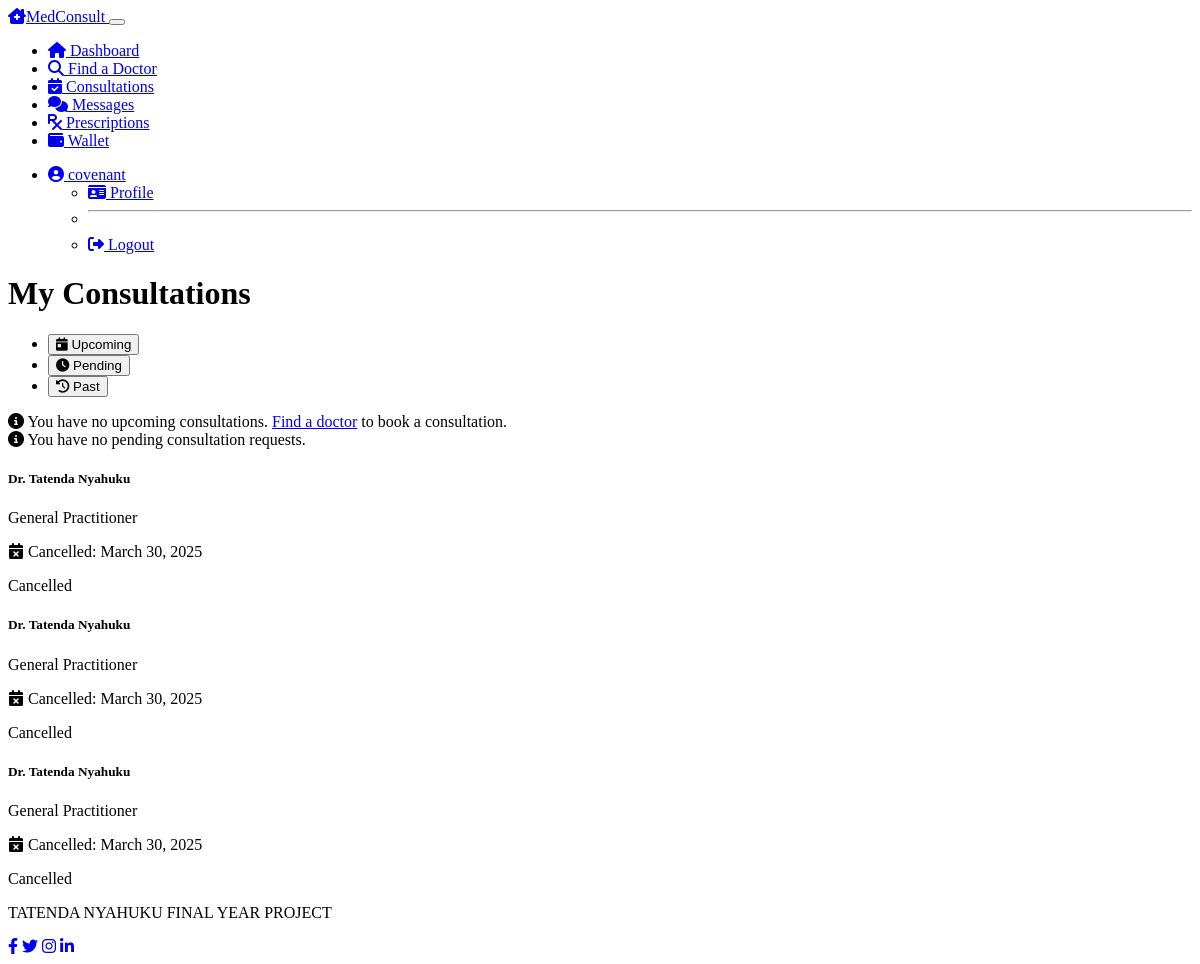
The app's page /patient/consultations (signed in), older data.
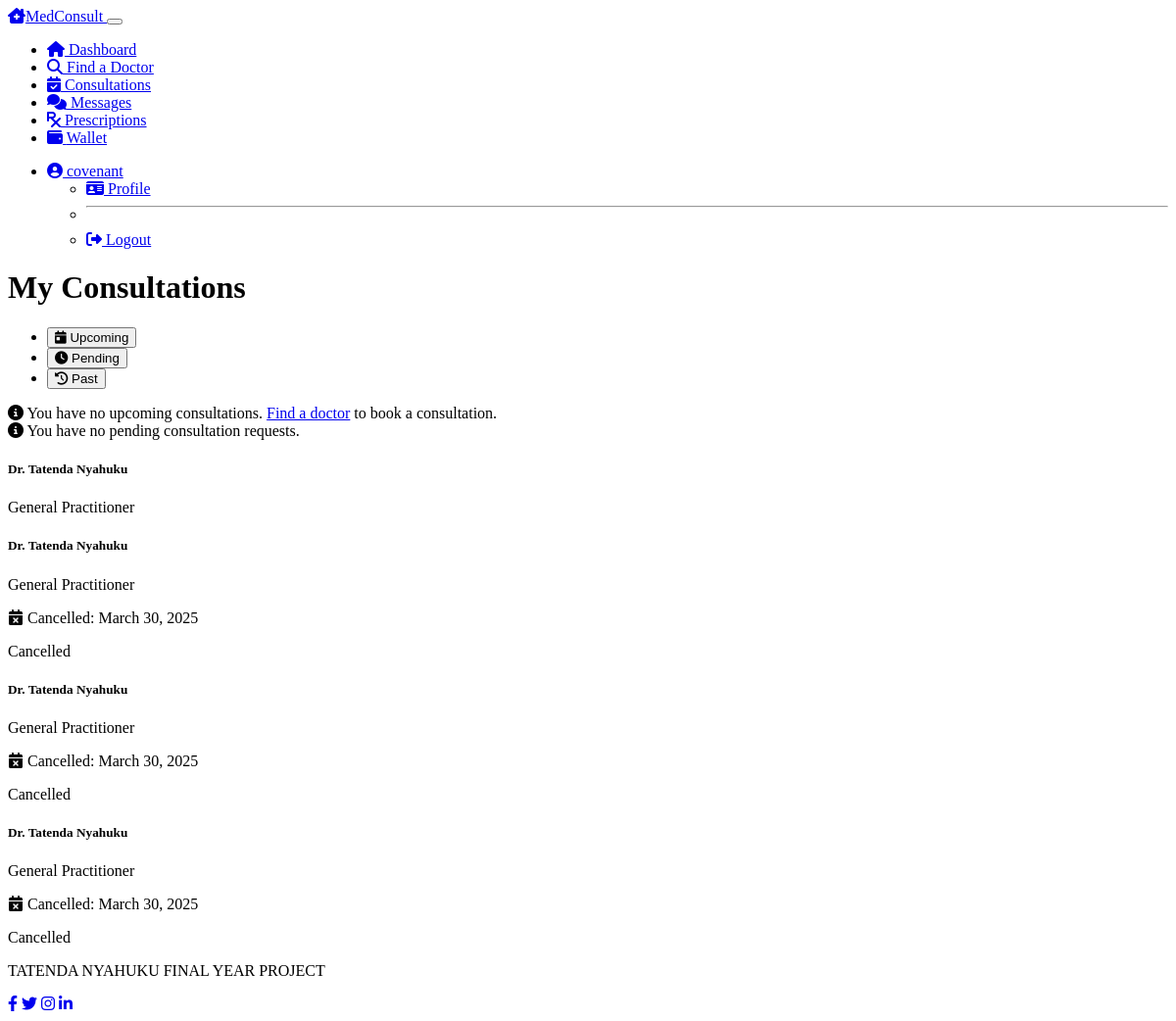
The same page, newer data.
### models.py (models this page shows, shortened)
class Consultation(db.Model):
    __tablename__ = 'consultations'
    id = db.Column(db.Integer, primary_key=True)
    patient_id = db.Column(db.Integer, db.ForeignKey('patients.id'), nullable=False)
    doctor_id = db.Column(db.Integer, db.ForeignKey('doctors.id'), nullable=False)
    status = db.Column(db.String(50), default='requested')  # requested, accepted, rejected, completed, cancelled
    proposed_fee = db.Column(db.Float, nullable=False)
    final_fee = db.Column(db.Float, nullable=True)
    scheduled_time = db.Column(db.DateTime, nullable=True)
    created_at = db.Column(db.DateTime, default=datetime.utcnow)
    completed_at = db.Column(db.DateTime, nullable=True)
    messages = db.relationship('Message', backref='consultation', lazy=True)
    prescriptions = db.relationship('Prescription', backref='consultation', lazy=True)

class Doctor(db.Model):
    __tablename__ = 'doctors'
    id = db.Column(db.Integer, primary_key=True)
    user_id = db.Column(db.Integer, db.ForeignKey('users.id'), nullable=False)
    first_name = db.Column(db.String(50), nullable=False)
    last_name = db.Column(db.String(50), nullable=False)
    specialty = db.Column(db.String(100), nullable=False)
    license_number = db.Column(db.String(50), nullable=False)
    qualifications = db.Column(db.Text, nullable=True)
    min_fee = db.Column(db.Float, nullable=False)
    max_fee = db.Column(db.Float, nullable=False)
    is_verified = db.Column(db.Boolean, default=False)
    consultations = db.relationship('Consultation', backref='doctor', lazy=True)

### routes.py (the view)
@app.route('/patient/consultations')
@login_required
@patient_required
def patient_consultations():
    consultations = Consultation.query.filter_by(
        patient_id=current_user.patient.id
    ).order_by(Consultation.created_at.desc()).all()
    return render_template('patient/consultations.html',
                          title='My Consultations',
                          consultations=consultations,
                          now=datetime.utcnow,
                          timedelta=timedelta)

### models.py (called while the page is built)
@login_manager.user_loader
def load_user(user_id):
    user = User.query.get(int(user_id))
    if user:
        return user
    return None

### routes.py (called while the page is built)
def patient_required(f):
    @wraps(f)
    def decorated_function(*args, **kwargs):
        if not current_user.is_authenticated or current_user.role != 'patient':
            flash('Access denied: Patient access required', 'danger')
            return redirect(url_for('login'))
        return f(*args, **kwargs)
    return decorated_function

### templates/patient/consultations.html (shortened to what the changed rows need)
{% extends "layout.html" %}
{% block content %}
<div class="row mb-4">
    <div class="col-12">
        <h1 class="mb-4">My Consultations</h1>
        <div class="tab-content" id="consultationsTabContent">
                {% set upcoming_consultations = consultations|selectattr('status', 'equalto', 'accepted')|selectattr('scheduled_time', 'gt', now())|list %}
                {% set pending_consultations = consultations|selectattr('status', 'equalto', 'requested')|list %}
            <div class="tab-pane fade" id="past" role="tabpanel" aria-labelledby="past-tab">
                {% set past_consultations = consultations|selectattr('status', 'in', ['completed', 'rejected', 'cancelled'])|list %}
                {% set past_consultations = past_consultations + consultations|selectattr('status', 'equalto', 'accepted')|selectattr('scheduled_time', 'le', now())|list %}
                {% if past_consultations %}
                    {% for consultation in past_consultations|sort(attribute='created_at', reverse=true) %}
                        <div class="card consultation-item status-{{ consultation.status }} bg-dark text-light mb-3">
                            <div class="card-body">
                                <div class="d-flex justify-content-between align-items-start">
                                    <div>
                                        <h5 class="card-title mb-1">Dr. {{ consultation.doctor.first_name }} {{ consultation.doctor.last_name }}</h5>
                                        <p class="mb-1 text-muted">{{ consultation.doctor.specialty }}</p>
                                        {% if consultation.status == 'completed' %}
                                            <p class="mb-1">
                                                <i class="fas fa-calendar-check me-2"></i>
                                                Completed: {{ consultation.completed_at.strftime('%B %d, %Y') }}
                                            </p>
                                            <p class="mb-0">
                                                <span class="badge bg-success">
                                                    <i class="fas fa-dollar-sign me-1"></i>{{ consultation.final_fee }}
                                                </span>
                                                <span class="badge bg-success">Completed</span>
                                            </p>
                                        {% elif consultation.status == 'cancelled' %}
                                            <p class="mb-1">
                                                <i class="fas fa-calendar-times me-2"></i>
                                                Cancelled: {{ consultation.created_at.strftime('%B %d, %Y') }}
                                            </p>
                                            <p class="mb-0">
                                                <span class="badge bg-secondary">Cancelled</span>
                                            </p>
                                        {% endif %}
                                    </div>
                                </div>
                            </div>
                        </div>
                    {% endfor %}
                {% else %}
                    <div class="alert alert-info">
                        <i class="fas fa-info-circle me-2"></i>
                        You have no past consultations.
                    </div>
                {% endif %}
            </div>
        </div>
    </div>
</div>
{% endblock %}

Row changes from the older to the newer data that the page shows:
added Consultation: doctor.first_name "Tatenda", doctor.last_name "Nyahuku", doctor.specialty "General Practitioner"
